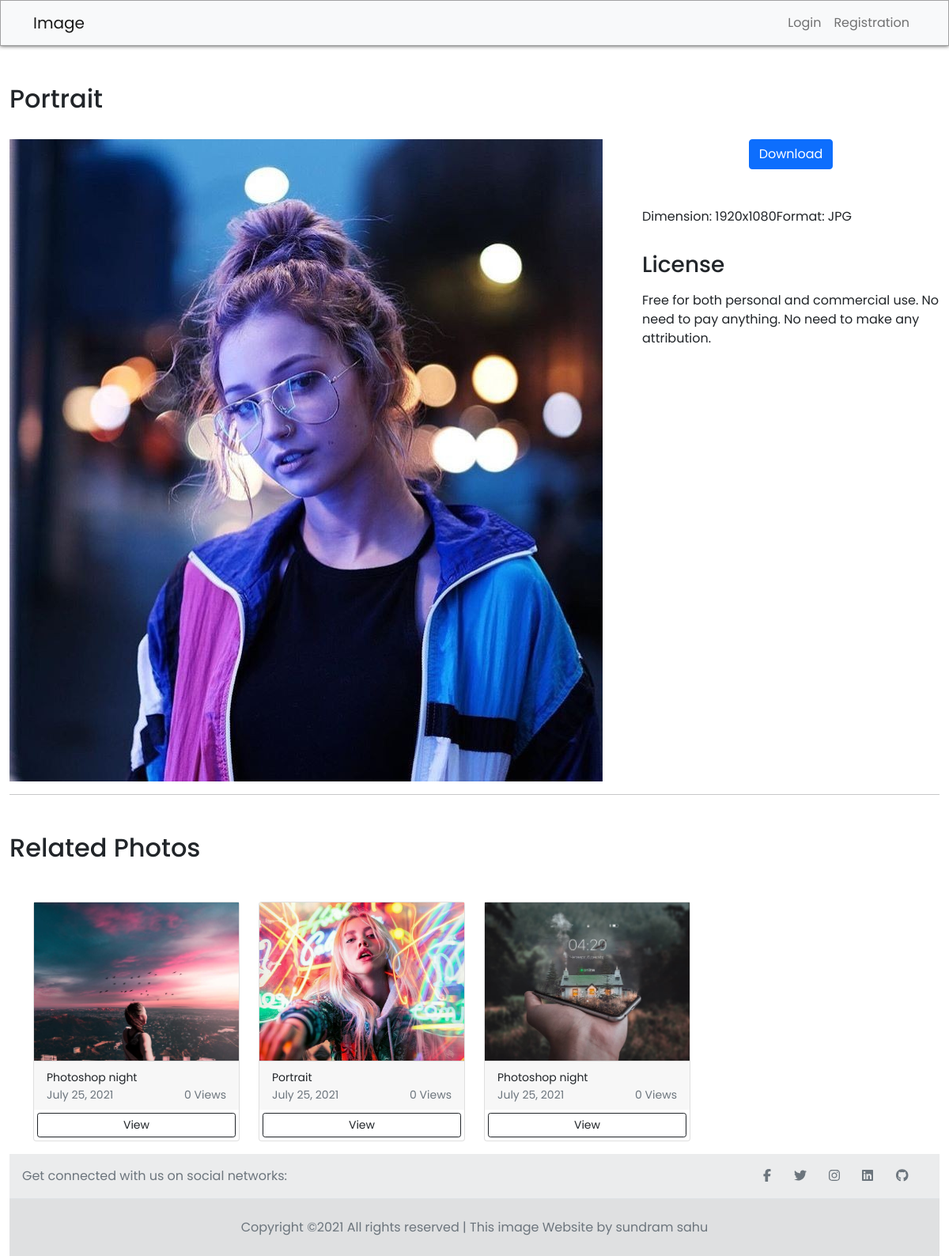
The page /photo/24/ on the database its author committed.
### photos/models.py (models this page shows, shortened)
class Photo(models.Model):
    class Meta:
        verbose_name = 'Photo'
        verbose_name_plural = 'Photos'
    id = models.AutoField(primary_key=True)
    category = models.ForeignKey(Category, on_delete=models.CASCADE, null=True, blank=True)
    user = models.ForeignKey(User, on_delete=models.SET_NULL, null=True, blank=True)
    upload_time = models.DateTimeField(auto_now_add=True)
    imgviiews = models.IntegerField(default=0)
    publish = models.BooleanField(default=True)
    image = models.ImageField(null=False, blank=False)
    description = models.TextField()

### photos/views.py (the view)
# urls.py: path('photo/<str:pk>/', views.viewPhoto, name='photo'),
def viewPhoto(request, pk):
    photo = Photo.objects.get(id=pk)
    photo.imgviiews+=1
    photo.save()
    photos = list(Photo.objects.order_by('-pk').all())
    photos =  random.sample(photos, 3)
    return render(request, 'photos/photo.html', {'photo': photo , 'photos':photos})

### photos/templates/photos/photo.html (shortened to what this page needs)
{% extends 'photos/base.html' %}
{% load static %}
{% block main-content %}
     <div class="container-fluid tm-container-content tm-mt-5 pt-5">
        <div class="row mb-4">
            <h2 class="col-12 tm-text-primary">{{photo.description | capfirst}}</h2>
        </div>
        <div class="row tm-mb-90">
            <div class="col-xl-8 col-lg-7 col-md-6 col-sm-12">
                 <img style="max-width: 100%; max-height: 100%;"  class="img-fluid" src="{{photo.image.url}}">
            </div>
            <div class="col-xl-4 col-lg-5 col-md-6 col-sm-12">
                <div class="tm-bg-gray tm-video-details">
                    <div class="text-center mb-5">
                        <a href="{{photo.image.url}}"download class="btn btn-primary tm-btn-big" >Download</a>
                    </div>
                    <div class="mb-4 d-flex flex-wrap">
                        <div class="mr-4 mb-2">
                            <span class="tm-text-gray-dark">Dimension: </span><span class="tm-text-primary">1920x1080</span>
                        </div>
                        <div class="mr-4 mb-2">
                            <span class="tm-text-gray-dark">Format: </span><span class="tm-text-primary">JPG</span>
                        </div>
                    </div>
                    <div class="mb-4">
                        <h3 class="tm-text-gray-dark mb-3">License</h3>
                        <p>Free for both personal and commercial use. No need to pay anything. No need to make any attribution.</p>
                    </div>
                </div>
            </div>
        </div>
        <hr>
        <div class="row mt-5 mb-4">
            <h2 class="col-12 tm-text-primary">
                Related Photos
            </h2>
        </div>
        <div class="container col-md-12">
                <div class="row">
                {% for photo in photos %}
                    <div class="col-md-3">
                        <div class="card my-3">
                            <img class="image-thumbail"  src="{{photo.image.url}}" alt="Card image cap">
                            <div class="card-footer">
                               <small class="text-dark" > {{photo.description | capfirst}}</small><br>
                              <div class=" d-flex justify-content-between">
                                <small class="text-secondary"> {{photo.upload_time | date}} </small>
                                <small class="text-secondary">{{photo.imgviiews}} Views</small>
                              </div>
                            </div>
                            <a href="{% url 'photo' photo.id %}" class="btn btn-outline-dark btn-sm m-1">View</a>
                        </div>
                    </div>
                {% empty %}
                    <h3>No photos...</h3>
                {% endfor %}
                </div>
        </div>
</body>
</html>
{% endblock main-content %}

### photos/static/app/css/style.css (style rules this page uses)
* { margin: 0; padding: 0; box-sizing: border-box; font-family: 'Poppins', sans-serif; }
body { min-height: 100vh; }
div a { border-radius: 5px; }
a { text-decoration-color: black; }
.image-thumbail { height: 200px; object-fit: cover; }

### photos/templates/photos/base.html (style rules this page uses)
.image-thumbail { height: 200px; object-fit: cover; }

### rows shown on the page
Photo: description "Portrait", image (picture)
Photo: image (picture), description "Photoshop night", upload_time "July 25, 2021", imgviiews "0"
Photo: image (picture), description "Portrait", upload_time "July 25, 2021", imgviiews "0"
Photo: image (picture), description "Photoshop night", upload_time "July 25, 2021", imgviiews "0"
